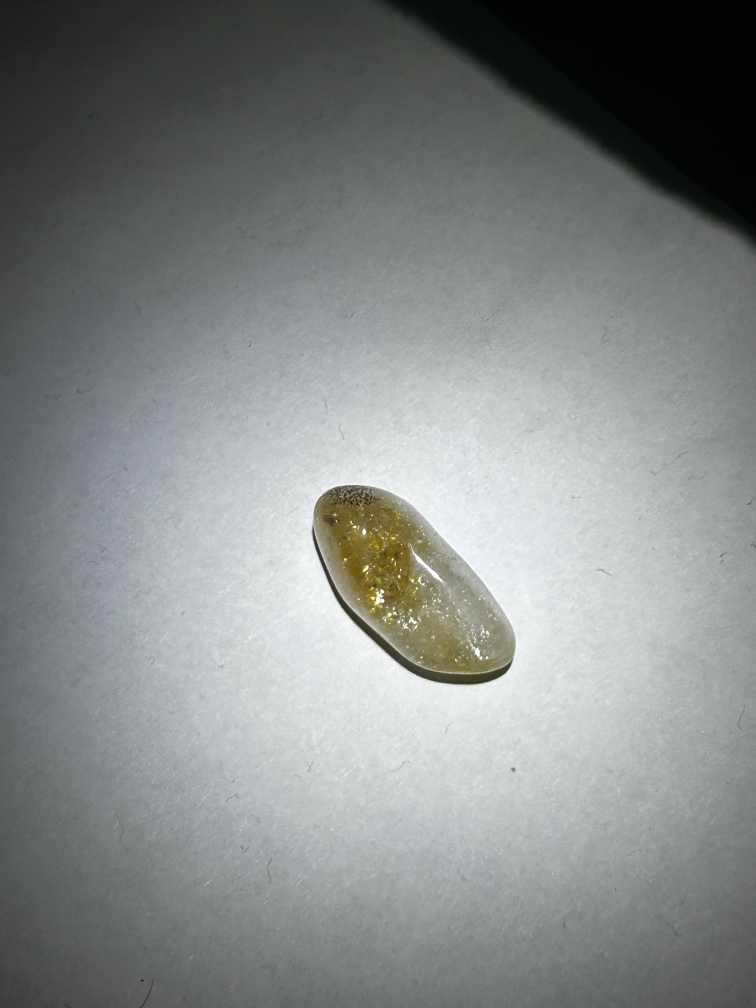
#> input picture Mineral-Recognition-main/images/minerals_raw/citrin/IMG_5146.jpg, 3024 x 4032 px (shown at 1/4 size); its folder holds only this picture in this run
$ python main.py
#> lines starting #> are read from the running program, lines starting #| are printed output that depends on the picture; after the words box and inside, x2 and y2 are one past the last pixel; in counts of white or black regions, pixels touching at a corner belong together
import cv2
import numpy as np
import os
from pathlib import Path
import matplotlib.pyplot as plt
import matplotlib
matplotlib.use("Qt5Agg")

class UniversalMineralPreprocessor:
    """
    Universal Mineral Image Preprocessor

    A robust preprocessing pipeline designed to work with various mineral types:
    - Sulfur (yellow-green)
    - Obsidian (black)
    - Quartz (transparent/white)
    - And others...

    Strategy:
    Instead of relying on specific color values, this preprocessor uses:
    1. Edge detection (works for all objects)
    2. GrabCut algorithm (intelligent segmentation)
    3. Object-background contrast analysis
    """

    def __init__(self, input_dir, output_dir):
        """
        Initialize the preprocessor with input and output directories.

        Args:
            input_dir: Directory containing raw mineral images
            output_dir: Directory where processed images will be saved
        """
        self.input_dir = Path(input_dir)
        self.output_dir = Path(output_dir)
        self.output_dir.mkdir(parents=True, exist_ok=True)

    def step1_load_image(self, image_path):
        """
        Step 1: Load image from disk

        Args:
            image_path: Path to the image file

        Returns:
            Loaded image in BGR format

        Raises:
            ValueError: If image cannot be loaded
        """
        image = cv2.imread(str(image_path))
#> image is the input picture: shape (4032, 3024, 3); mean B, G, R 134.6, 135.7, 131.9
#|   ✓ Size: 3024x4032 px
        if image is None:
            raise ValueError(f"Cannot load image: {image_path}")
        return image

    def step2_denoise(self, image):
        """
        Step 2: Noise reduction

        Applies bilateral filtering to smooth the image while preserving edges.
        This reduces noise without blurring important structural details.

        Args:
            image: Input image

        Returns:
            Denoised image
        """
        denoised = cv2.bilateralFilter(image, d=9, sigmaColor=75, sigmaSpace=75)
        return denoised

    def step3_enhance_contrast(self, image):
        """
        Step 3: Contrast enhancement

        Applies CLAHE (Contrast Limited Adaptive Histogram Equalization) to improve
        local contrast. This helps extract details from both bright and dark minerals.

        Args:
            image: Input image

        Returns:
            Contrast-enhanced image
        """
        # Convert to LAB color space
        lab = cv2.cvtColor(image, cv2.COLOR_BGR2LAB)
        l, a, b = cv2.split(lab)
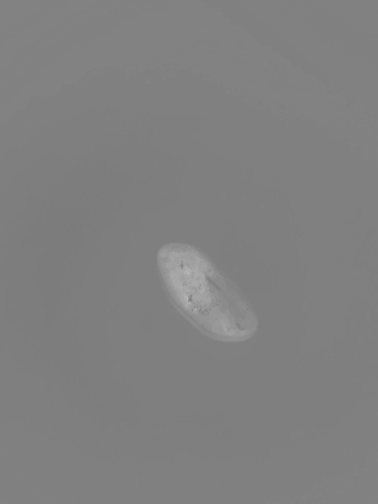
#> b: shape (4032, 3024) (shown at 1/8 size); min 122, max 187, mean 128.1

        # Apply CLAHE to L-channel (lightness)
        clahe = cv2.createCLAHE(clipLimit=2.0, tileGridSize=(8, 8))
        l_enhanced = clahe.apply(l)

        # Merge channels back
        enhanced_lab = cv2.merge([l_enhanced, a, b])
        enhanced = cv2.cvtColor(enhanced_lab, cv2.COLOR_LAB2BGR)

        return enhanced

    def step4_segment_universal(self, image):
        """
    Universal segmentation for all mineral types.
    GrabCut is completely removed to avoid errors.
    Uses adaptive thresholding and largest contour extraction.
        """
        h, w = image.shape[:2]

    # 1. Convert to grayscale
        gray = cv2.cvtColor(image, cv2.COLOR_BGR2GRAY)

    # 2. Apply Gaussian blur to reduce noise
        blurred = cv2.GaussianBlur(gray, (5, 5), 0)

    # 3. Adaptive threshold (works for light and dark minerals)
        thresh = cv2.adaptiveThreshold(
            blurred, 255, cv2.ADAPTIVE_THRESH_GAUSSIAN_C,
            cv2.THRESH_BINARY_INV, 15, 5
    )
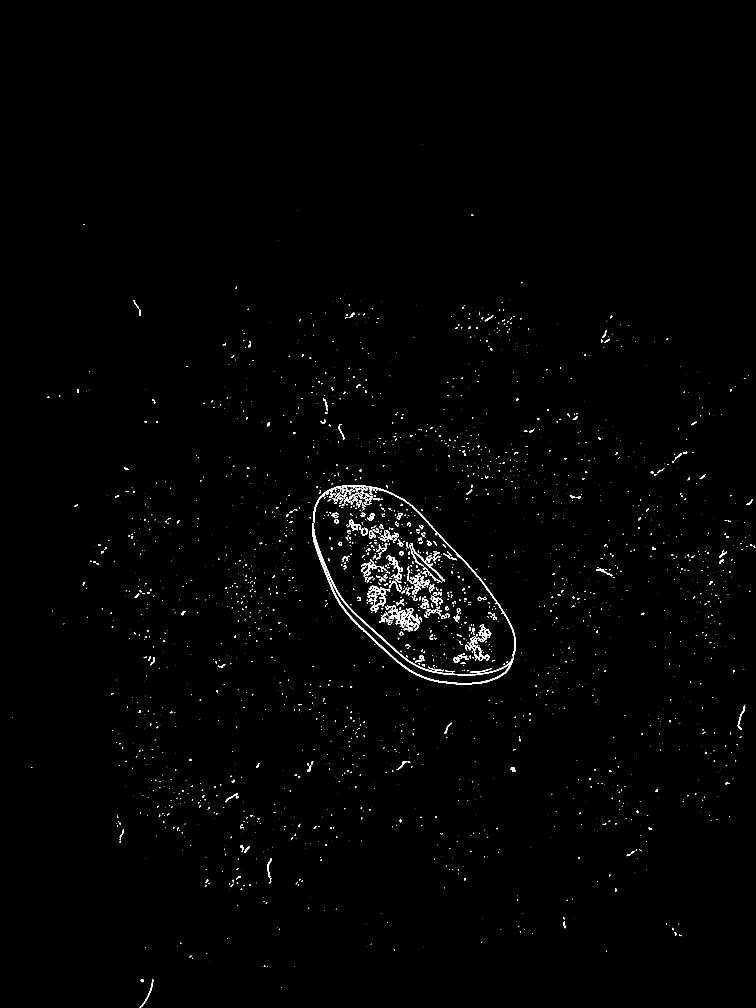
#> thresh: shape (4032, 3024) (shown at 1/4 size); 0.69% white; 2629 white regions (2029 under 20 px), largest, box (x1, y1, x2, y2) and area: (1249, 1940, 2063, 2737) 18703, (1548, 2421, 1679, 2524) 3704, (1860, 2545, 1935, 2643) 1452

    # 4. Morphological closing to fill holes
        kernel = np.ones((7, 7), np.uint8)
        closed = cv2.morphologyEx(thresh, cv2.MORPH_CLOSE, kernel, iterations=2)

    # 5. Find contours
        contours, _ = cv2.findContours(closed, cv2.RETR_EXTERNAL, cv2.CHAIN_APPROX_SIMPLE)
#> contours = 1754 contours, 1547 with area under 20; largest, box (x1, y1, x2, y2) and area: (1239, 1940, 2063, 2737) 403174, (2384, 2268, 2449, 2305) 662, (575, 2624, 619, 2662) 584, (2877, 2202, 2908, 2256) 534, (961, 3380, 998, 3411) 452

        mask = np.zeros((h, w), dtype=np.uint8)

        if contours:
        # Select the largest contour
            largest = max(contours, key=cv2.contourArea)
#> largest = contour of 1057 points, box (x1, y1, x2, y2) (1239, 1940, 2063, 2737), area 403174
            cv2.drawContours(mask, [largest], -1, 255, -1)
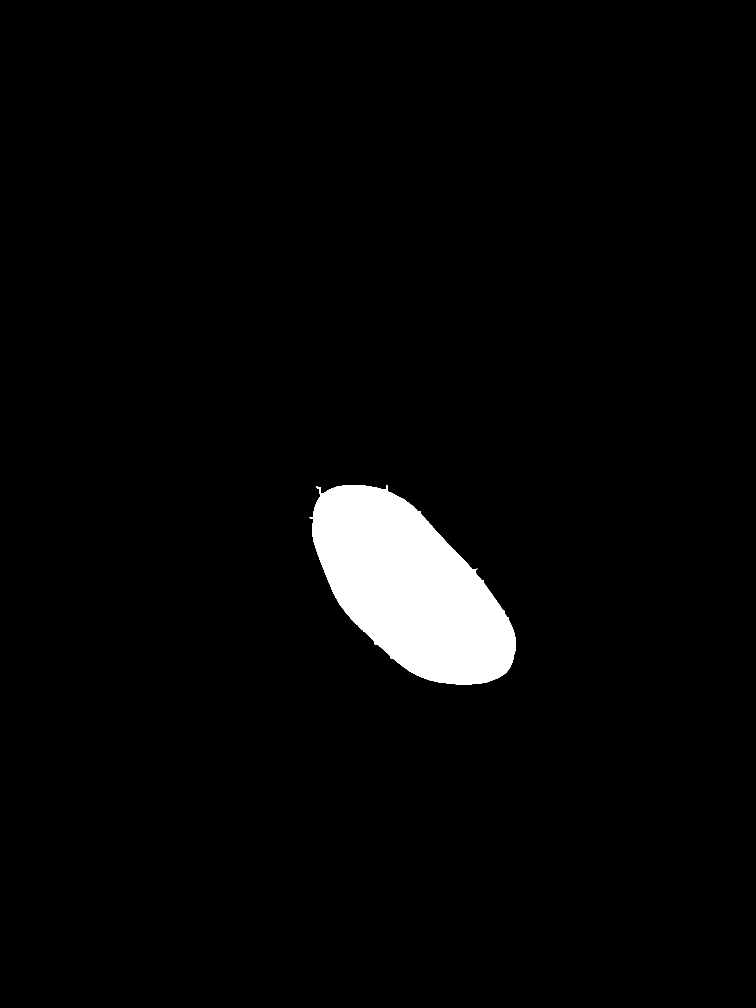
#> mask: shape (4032, 3024) (shown at 1/4 size); 3.3% white; 1 white region, box (x1, y1, x2, y2) and area: (1239, 1940, 2063, 2737) 404391
        else:
            print("⚠️ Warning: No object detected. Returning empty mask.")
            return mask

    # 6. Optional: remove small noise and smooth edges
        kernel_small = np.ones((3, 3), np.uint8)
        mask = cv2.morphologyEx(mask, cv2.MORPH_OPEN, kernel_small, iterations=1)
        mask = cv2.morphologyEx(mask, cv2.MORPH_CLOSE, kernel, iterations=1)

        return mask

    def step5_remove_artifacts(self, image, mask):
        """
        Step 5: Artifact removal and edge smoothing

        Applies morphological operations to remove small artifacts and smooth
        the mask edges for a cleaner result.

        Args:
            image: Input image
            mask: Binary segmentation mask

        Returns:
            Cleaned binary mask
        """
        # Fill small holes
        kernel = cv2.getStructuringElement(cv2.MORPH_ELLIPSE, (7, 7))
        filled = cv2.morphologyEx(mask, cv2.MORPH_CLOSE, kernel, iterations=3)

        # Smooth edges (removes "staircase" effect)
        # Gaussian blur + threshold produces smoother edges
        blurred_mask = cv2.GaussianBlur(filled, (5, 5), 0)
        _, smooth_mask = cv2.threshold(blurred_mask, 127, 255, cv2.THRESH_BINARY)

        # Additional morphology for robustness
        kernel_small = cv2.getStructuringElement(cv2.MORPH_ELLIPSE, (3, 3))
        smooth_mask = cv2.morphologyEx(smooth_mask, cv2.MORPH_OPEN, kernel_small, iterations=1)

        # Select largest region only
        contours, _ = cv2.findContours(smooth_mask, cv2.RETR_EXTERNAL, cv2.CHAIN_APPROX_SIMPLE)
#> contours = 1 contour; box (x1, y1, x2, y2) and area: (1239, 1940, 2063, 2737) 403514
        if contours:
            largest = max(contours, key=cv2.contourArea)
#> largest = contour of 1033 points, box (x1, y1, x2, y2) (1239, 1940, 2063, 2737), area 403514
            clean_mask = np.zeros_like(smooth_mask)
            cv2.drawContours(clean_mask, [largest], -1, 255, -1)
            return clean_mask

        return smooth_mask

    def step6_extract_mineral(self, image, mask):
        """
        Step 6: Mineral extraction

        Finds the bounding box of the mineral, adds margin, and crops the region.

        Args:
            image: Input image
            mask: Binary segmentation mask

        Returns:
            Tuple of (cropped_image, cropped_mask)
        """
        contours, _ = cv2.findContours(mask, cv2.RETR_EXTERNAL, cv2.CHAIN_APPROX_SIMPLE)
        if not contours:
            return image, mask

        largest_contour = max(contours, key=cv2.contourArea)
#> largest_contour has the same summary as largest in step5_remove_artifacts
        x, y, w, h = cv2.boundingRect(largest_contour)
#> x = 1239; y = 1940; w = 824; h = 797

        # Add 30px margin
        margin = 30
        x = max(0, x - margin)
#> x = 1209
        y = max(0, y - margin)
#> y = 1910
        w = min(image.shape[1] - x, w + 2 * margin)
#> w = 884
        h = min(image.shape[0] - y, h + 2 * margin)
#> h = 857

        # Crop region
        cropped_image = image[y:y + h, x:x + w]
        cropped_mask = mask[y:y + h, x:x + w]
#|   ✓ Region: 884x857 px

        return cropped_image, cropped_mask

    def step7_normalize_size(self, image, mask, target_size=(512, 512)):
        """
        Step 7: Size normalization to 512x512

        Scales the image while maintaining aspect ratio and adds white padding.

        Args:
            image: Input image
            mask: Binary segmentation mask
            target_size: Target dimensions (default: 512x512)

        Returns:
            Tuple of (normalized_image, normalized_mask)
        """
#> called with target_size = (512, 512)
        h, w = image.shape[:2]

        # Calculate scale factor
        scale = min(target_size[0] / h, target_size[1] / w)
        new_w = int(w * scale)
        new_h = int(h * scale)

        # Resize
        resized_img = cv2.resize(image, (new_w, new_h), interpolation=cv2.INTER_AREA)
        resized_mask = cv2.resize(mask, (new_w, new_h), interpolation=cv2.INTER_NEAREST)

        # Create white canvas
        canvas = np.ones((target_size[0], target_size[1], 3), dtype=np.uint8) * 255
        canvas_mask = np.zeros((target_size[0], target_size[1]), dtype=np.uint8)

        # Center the image
        y_offset = (target_size[0] - new_h) // 2
        x_offset = (target_size[1] - new_w) // 2

        canvas[y_offset:y_offset + new_h, x_offset:x_offset + new_w] = resized_img
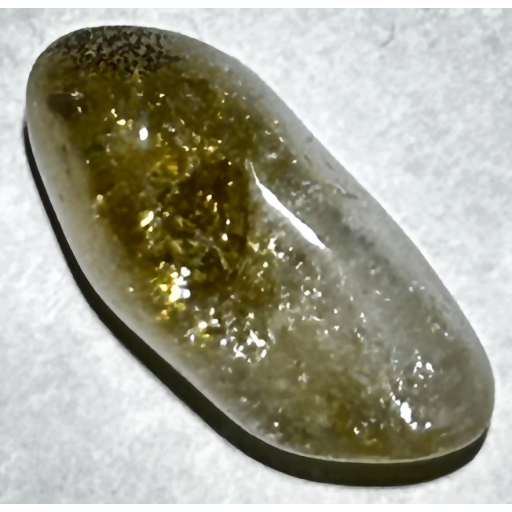
#> canvas: shape (512, 512, 3); mean B, G, R 146, 161.8, 162.8
        canvas_mask[y_offset:y_offset + new_h, x_offset:x_offset + new_w] = resized_mask
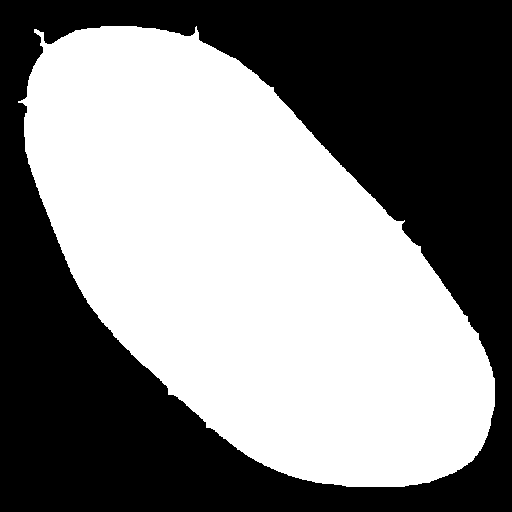
#> canvas_mask: shape (512, 512); 51.7% white; 1 black region, box (x1, y1, x2, y2) and area: (0, 0, 512, 512) 126487

        return canvas, canvas_mask

    def process_single_image(self, image_path, visualize=False):
        """
        Complete processing pipeline for a single image

        Args:
            image_path: Path to the image file
            visualize: If True, displays visualization of all processing steps

        Returns:
            Tuple of (processed_image, final_mask, original_image)
        """
        print(f"\n{'=' * 60}")
        print(f"Processing: {image_path.name}")
        print(f"{'=' * 60}")

        # Step 1: Load
        print("Step 1: Loading image...")
        original = self.step1_load_image(image_path)
        print(f"  ✓ Size: {original.shape[1]}x{original.shape[0]} px")

        # Step 2: Denoise
        print("Step 2: Noise reduction...")
        denoised = self.step2_denoise(original)
        print("  ✓ Complete")

        # Step 3: Enhance contrast
        print("Step 3: Contrast enhancement...")
        enhanced = self.step3_enhance_contrast(denoised)
        print("  ✓ Complete")

        # Step 4: Segmentation
        print("Step 4: Universal segmentation (edges + GrabCut)...")
        mask = self.step4_segment_universal(enhanced)
        print("  ✓ Complete")

        # Step 5: Clean artifacts
        print("Step 5: Artifact removal...")
        clean_mask = self.step5_remove_artifacts(enhanced, mask)
        print("  ✓ Complete")

        # Step 6: Extract region
        print("Step 6: Region extraction...")
        extracted, extracted_mask = self.step6_extract_mineral(enhanced, clean_mask)
        print(f"  ✓ Region: {extracted.shape[1]}x{extracted.shape[0]} px")

        # Step 7: Normalize size
        print("Step 7: Normalizing to 512x512...")
        final, final_mask = self.step7_normalize_size(extracted, extracted_mask)
        print("  ✓ Complete")

        if visualize:
            self.visualize_pipeline(
                original, denoised, enhanced, mask,
                clean_mask, extracted, final, final_mask
            )

        return final, final_mask, original

    def visualize_pipeline(self, original, denoised, enhanced, mask,
                           clean_mask, extracted, final, final_mask):
        """
        Visualize all processing steps

        Creates a 3x3 grid showing the progression through each step of the pipeline.

        Args:
            original: Original image
            denoised: Denoised image
            enhanced: Contrast-enhanced image
            mask: Raw segmentation mask
            clean_mask: Cleaned segmentation mask
            extracted: Extracted mineral region
            final: Final normalized image
            final_mask: Final normalized mask
        """
        fig, axes = plt.subplots(3, 3, figsize=(15, 15))

        # Convert BGR to RGB for display
        original_rgb = cv2.cvtColor(original, cv2.COLOR_BGR2RGB)
        denoised_rgb = cv2.cvtColor(denoised, cv2.COLOR_BGR2RGB)
        enhanced_rgb = cv2.cvtColor(enhanced, cv2.COLOR_BGR2RGB)
        extracted_rgb = cv2.cvtColor(extracted, cv2.COLOR_BGR2RGB)
        final_rgb = cv2.cvtColor(final, cv2.COLOR_BGR2RGB)

        axes[0, 0].imshow(original_rgb)
        axes[0, 0].set_title('1. Original', fontsize=12, fontweight='bold')
        axes[0, 0].axis('off')

        axes[0, 1].imshow(denoised_rgb)
        axes[0, 1].set_title('2. Denoised', fontsize=12, fontweight='bold')
        axes[0, 1].axis('off')

        axes[0, 2].imshow(enhanced_rgb)
        axes[0, 2].set_title('3. Contrast Enhanced', fontsize=12, fontweight='bold')
        axes[0, 2].axis('off')

        axes[1, 0].imshow(mask, cmap='gray')
        axes[1, 0].set_title('4. Raw Mask', fontsize=12, fontweight='bold')
        axes[1, 0].axis('off')

        axes[1, 1].imshow(clean_mask, cmap='gray')
        axes[1, 1].set_title('5. Clean Mask', fontsize=12, fontweight='bold')
        axes[1, 1].axis('off')

        axes[1, 2].imshow(extracted_rgb)
        axes[1, 2].set_title('6. Extracted', fontsize=12, fontweight='bold')
        axes[1, 2].axis('off')

        axes[2, 0].imshow(final_rgb)
        axes[2, 0].set_title('7. Final (512x512)', fontsize=12, fontweight='bold')
        axes[2, 0].axis('off')

        axes[2, 1].imshow(final_mask, cmap='gray')
        axes[2, 1].set_title('Final Mask', fontsize=12, fontweight='bold')
        axes[2, 1].axis('off')

        # Overlay visualization
        overlay = final_rgb.copy()
        overlay[final_mask > 0] = overlay[final_mask > 0] * 0.7 + np.array([0, 255, 0]) * 0.3
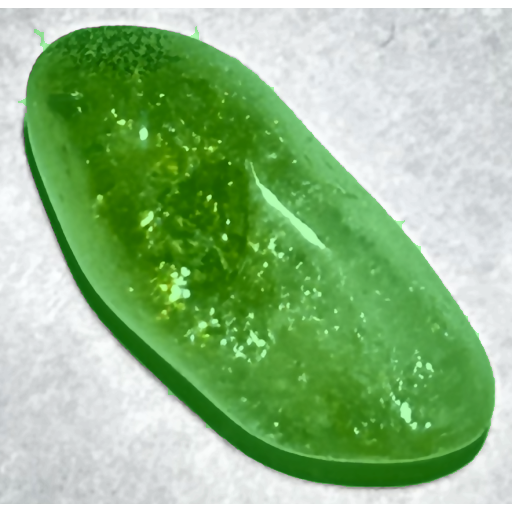
#> overlay: shape (512, 512, 3); mean R, G, B 146.1, 185.5, 135.1
        axes[2, 2].imshow(overlay.astype(np.uint8))
        axes[2, 2].set_title('Verification Overlay', fontsize=12, fontweight='bold')
        axes[2, 2].axis('off')

        plt.tight_layout()
        plt.show()

    def process_folder(self, visualize_first=True):
        """
        Process all images in the input folder

        Args:
            visualize_first: If True, displays visualization for the first image
        """
        image_files = list(self.input_dir.glob('*.png')) + \
                      list(self.input_dir.glob('*.jpg')) + \
                      list(self.input_dir.glob('*.jpeg'))

        if not image_files:
            print("❌ No images found!")
            return

        mineral_name = self.input_dir.name

        print(f"\n{'#' * 60}")
        print(f"  PREPROCESSING: {mineral_name.upper()}")
        print(f"{'#' * 60}")
        print(f"Found {len(image_files)} images")
        print(f"Input directory: {self.input_dir}")
        print(f"Output directory: {self.output_dir}\n")

        for i, img_path in enumerate(image_files, 1):
            try:
                show_viz = (i == 1 and visualize_first)
                processed, mask, _ = self.process_single_image(img_path, visualize=show_viz)

                # Save results
                output_name = f"{img_path.stem}_processed.png"
                mask_name = f"{img_path.stem}_mask.png"

                cv2.imwrite(str(self.output_dir / output_name), processed)
                cv2.imwrite(str(self.output_dir / mask_name), mask)

                print(f"✅ Saved: {output_name}")

            except Exception as e:
                print(f"❌ Error processing {img_path.name}: {e}")

        print(f"\n{'#' * 60}")
        print(f"✅ COMPLETE! Processed images saved to: {self.output_dir}")
        print(f"{'#' * 60}\n")

    # [26 lines left out: function process_all_minerals, not called in this run]


# =============================================================================
# USAGE EXAMPLES
# =============================================================================

if __name__ == "__main__":
    # ========================================
    # Option 1: Process a single mineral
    # ========================================
    print("\n=== Option 1: Single Mineral ===")

    INPUT_FOLDER = "images/minerals_raw/citrin"
    OUTPUT_FOLDER = "images/minerals_processed/citrin"

    preprocessor = UniversalMineralPreprocessor(INPUT_FOLDER, OUTPUT_FOLDER)
    preprocessor.process_folder(visualize_first=True)

    # ========================================
    # Option 2: Process all minerals in batch
    # ========================================
    # print("\n=== Option 2: All Minerals ===")
    #
    # # List of minerals to process
    # MINERALS = ['sulfur', 'obsidian', 'quartz', 'amethyst', 'pyrite']
    #
    # # Base paths
    # BASE_INPUT = "images/minerals_raw/sulfur"  # Used as base path
    # BASE_OUTPUT = "images/minerals_processed/sulfur"
    #
    # preprocessor = UniversalMineralPreprocessor(BASE_INPUT, BASE_OUTPUT)
    # preprocessor.process_all_minerals(MINERALS, visualize_first=True)
